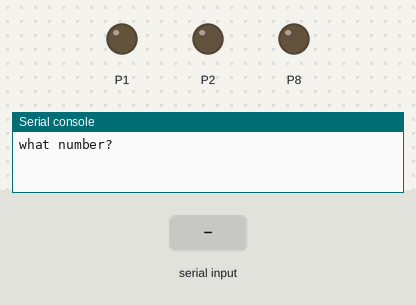
The program below on a simulated BBC micro:bit running MicroPython. On the bench: output pins drawn as LEDs (lit = HIGH), the last lines printed to the serial console. The inputs (shaded band) are chosen by the test bench.

Above: at 1.2 s.
1.3 s: "R" typed at the serial console, then Enter
At 2.1 s:
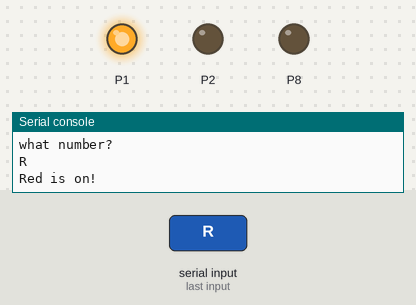
3.8 s: "Y" typed at the serial console, then Enter
At 4.1 s:
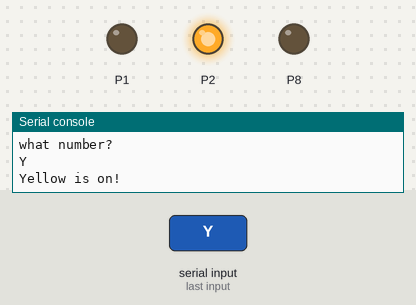
6.3 s: "B" typed at the serial console, then Enter
At 7.1 s:
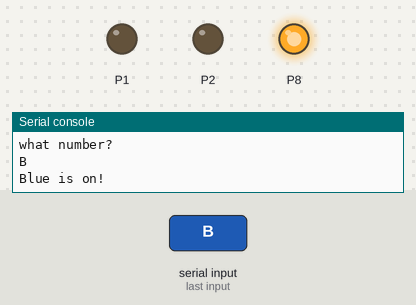
Timing chart, 0 to 9.3 s (numbered marks = the images above; inputs shaded):
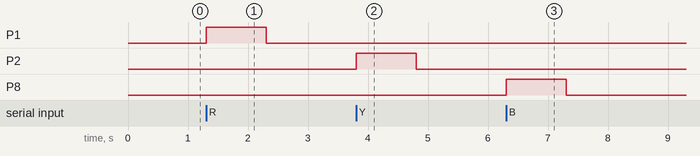

Measured:
- after the input at 1.3 s, P1: LOW → HIGH at once, → LOW 1.0 s later
- after the input at 3.8 s, P2: LOW → HIGH at once, → LOW 1.0 s later
- after the input at 6.3 s, P8: LOW → HIGH at once, → LOW 1.0 s later

The program:

a.py
```python
# Imports go at the top
from microbit import *


# Code in a 'while True:' loop repeats forever
while True:
    inp = input("what number? ")

    if inp == "R":
        pin1.write_digital(1)
        pin2.write_digital(0)
        pin8.write_digital(0)
        print("Red is on!")
        sleep(1000)
        pin1.write_digital(0)
    elif inp == "Y":
        pin1.write_digital(0)
        pin2.write_digital(1)
        pin8.write_digital(0)
        print("Yellow is on!")
        sleep(1000)
        pin2.write_digital(0)
    elif inp == "B":
        pin1.write_digital(0)
        pin2.write_digital(0)
        pin8.write_digital(1)
        print("Blue is on!")
        sleep(1000)
        pin8.write_digital(0)
    else:
        print("Wrong Input!")
```
